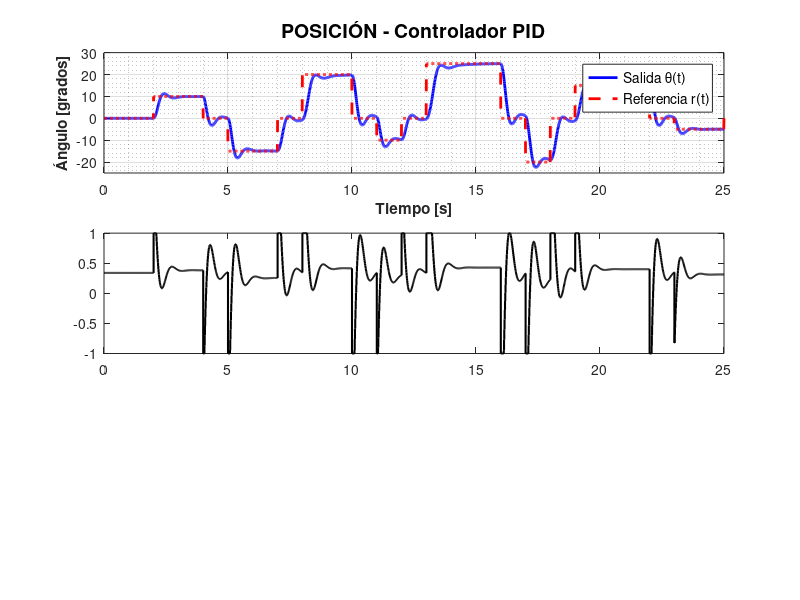

Recreate this plot in MATLAB. (Note: this script raises an error after producing the figure.)
%% Simulación PID con Tren de Pulsos Variable (Sin Simulink)
% Análisis de seguimiento de referencia sin perturbaciones

clear; close all; clc;

% Parámetros de la planta
J   = 1.08e-3;      % kg m^2
Bv  = 2.61e-3;      % N m s/rad
MgL = 4.999e-3;     % N m
Ku  = 1.13e-2;      % N m / duty
th0 = deg2rad(50);  % punto de operación (50°)

% Parámetros PID por asignación de polos
zeta = 0.9; wn = 2.2; p3 = 4*wn;
a0  = (MgL*cos(th0))/J;
a1  = Bv/J;
b0  = Ku/J;
a2d = 2*zeta*wn + p3;
a1d = wn^2 + 2*zeta*wn*p3;
a0d = (wn^2)*p3;

Kp    = 5.088;
Kd    = 0.486;
Ki    =7.0707;
tau_d = 0.05;
Tt    = 0.35;

% Parámetros de simulación
Ts   = 0.01;        % Período de muestreo
Tend = 25;          % Tiempo total de simulación
t    = 0:Ts:Tend;
N    = length(t);

%% Generar tren de pulsos variable
% Amplitudes y duraciones variables para analizar respuesta dinámica
ref = th0 * ones(size(t));  % Iniciar en punto de operación

% Definir pulsos:  [tiempo_inicio, tiempo_fin, amplitud_en_grados]
pulsos = [
    2,   4,   10;    % Pulso +10°
    5,   7,  -15;    % Pulso -15°
    8,  10,   20;    % Pulso +20°
   11,  12,  -10;    % Pulso corto -10°
   13,  16,   25;    % Pulso largo +25°
   17,  18,  -20;    % Pulso -20°
   19,  22,   15;    % Pulso +15°
   23,  25,  -5;     % Pulso pequeño -5°
];

for i = 1:size(pulsos, 1)
    t_ini = pulsos(i, 1);
    t_fin = pulsos(i, 2);
    amp   = deg2rad(pulsos(i, 3));
    idx   = (t >= t_ini) & (t < t_fin);
    ref(idx) = th0 + amp;
end

%% Simulación del sistema con PID
theta    = zeros(N, 1);
omega    = zeros(N, 1);
u_hist   = zeros(N, 1);
e_hist   = zeros(N, 1);

theta(1) = th0;
omega(1) = 0;
Iint     = 0;       % Integral del error
Df       = 0;       % Derivada filtrada
eprev    = 0;

for k = 1:N-1
    % Error
    e = ref(k) - theta(k);
    e_hist(k) = e;
    
    % Feedforward
    u_ff = (MgL/Ku) * sin(ref(k));
    
    % PID con filtro derivativo y anti-windup
    a  = tau_d / (tau_d + Ts);
    b  = Kd / (tau_d + Ts);
    Df = a * Df + b * (e - eprev);
    
    u_uns = u_ff + Kp*e + Df + Iint;
    u     = max(-1, min(1, u_uns));  % Saturación
    
    % Anti-windup (back-calculation)
    Iint = Iint + Ki*Ts*e + (Ts/Tt)*(u - u_uns);
    
    u_hist(k) = u;
    
    % Dinámica no lineal (Euler explícito)
    domega = (Ku*u - Bv*omega(k) - MgL*sin(theta(k))) / J;
    omega(k+1) = omega(k) + Ts * domega;
    theta(k+1) = theta(k) + Ts * omega(k+1);
    
    eprev = e;
end
e_hist(N) = ref(N) - theta(N);
u_hist(N) = u_hist(N-1);

%% Calcular métricas de desempeño
e_deg = rad2deg(e_hist);
IAE   = trapz(t, abs(e_deg));
ISE   = trapz(t, e_deg.^2);
ITAE  = trapz(t, t' .* abs(e_deg));
Emax  = max(abs(e_deg));

%% Gráficas
figure('Name', 'Controlador PID - Tren de Pulsos Variable', ... 
       'NumberTitle', 'off', 'Position', [100, 100, 1200, 800]);

% 1) Posición angular
subplot(3,1,1);
plot(t, rad2deg(theta - th0), 'b-', 'LineWidth', 2, 'DisplayName', 'Salida θ(t)');
hold on;
plot(t, rad2deg(ref - th0), 'r--', 'LineWidth', 2, 'DisplayName', 'Referencia r(t)');
grid on; grid minor;
xlabel('Tiempo [s]', 'FontSize', 11, 'FontWeight', 'bold');
ylabel('Ángulo [grados]', 'FontSize', 11, 'FontWeight', 'bold');
title('POSICIÓN - Controlador PID', 'FontSize', 14, 'FontWeight', 'bold');
legend('Location', 'best', 'FontSize', 10);
ylim([min(rad2deg(ref-th0))-5, max(rad2deg(ref-th0))+5]);

% 2) Señal de control
subplot(3,1,2);
stairs(t, u_hist, 'k-', 'LineWidth', 1.5, 'DisplayName', 'Control u(t)');
hold on;
yline(1, 'r--', 'LineWidth', 1.5);
yline(-1, 'r--', 'LineWidth', 1.5);
yline(0, 'k:', 'LineWidth', 1);
grid on; grid minor;
xlabel('Tiempo [s]', 'FontSize', 11, 'FontWeight', 'bold');
ylabel('u(t) [duty cycle]', 'FontSize', 11, 'FontWeight', 'bold');
title('SEÑAL DE CONTROL - Controlador PID', 'FontSize', 14, 'FontWeight', 'bold');
ylim([-1.3, 1.3]);
legend('Location', 'best', 'FontSize', 10);

% 3) Error de seguimiento
subplot(3,1,3);
plot(t, e_deg, 'Color', [0.8, 0.2, 0.2], 'LineWidth', 1.5);
hold on;
yline(0, 'k--', 'LineWidth', 1.5);
grid on; grid minor;
xlabel('Tiempo [s]', 'FontSize', 11, 'FontWeight', 'bold');
ylabel('Error [grados]', 'FontSize', 11, 'FontWeight', 'bold');
title('ERROR DE SEGUIMIENTO - Controlador PID', 'FontSize', 14, 'FontWeight', 'bold');

% Mostrar métricas
metStr = sprintf('IAE = %.2f°·s | ISE = %.2f°²·s | ITAE = %.2f°·s² | E_{max} = %.2f°', ...
                 IAE, ISE, ITAE, Emax);
text(0.5, 0.95, metStr, 'Units', 'normalized', 'FontSize', 10, ... 
     'FontWeight', 'bold', 'HorizontalAlignment', 'center', ... 
     'BackgroundColor', 'w', 'EdgeColor', 'k');

sgtitle('ANÁLISIS PID - TREN DE PULSOS VARIABLE (Sin Perturbaciones)', ...
        'FontSize', 16, 'FontWeight', 'bold');

%% Mostrar parámetros en consola
fprintf('\n========================================\n');
fprintf('   CONTROLADOR PID - RESULTADOS\n');
fprintf('========================================\n');
fprintf('Parámetros PID:\n');
fprintf('  Kp = %.4f\n', Kp);
fprintf('  Ki = %.4f\n', Ki);
fprintf('  Kd = %. 4f\n', Kd);
fprintf('  tau_d = %.4f s\n', tau_d);
fprintf('  Tt = %.4f s (anti-windup)\n', Tt);
fprintf('\nMétricas de desempeño:\n');
fprintf('  IAE  = %.2f °·s\n', IAE);
fprintf('  ISE  = %.2f °²·s\n', ISE);
fprintf('  ITAE = %.2f °·s²\n', ITAE);
fprintf('  Error máximo = %.2f °\n', Emax);
fprintf('========================================\n');